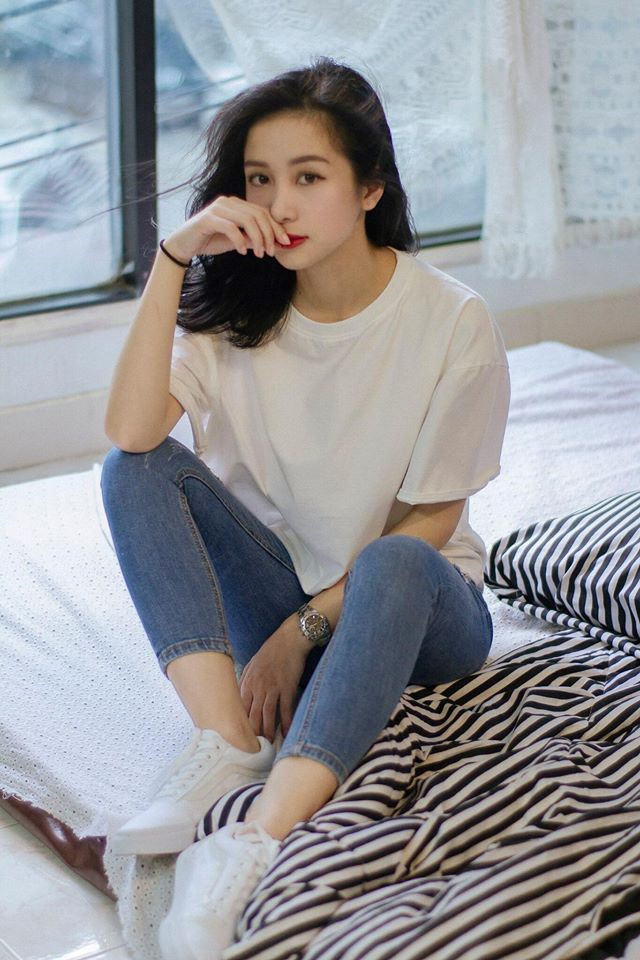
#> input picture demo1.jpg, 640 x 960 px
$ python binarize.py
#> lines starting #> are read from the running program, lines starting #| are printed output that depends on the picture; after the words box and inside, x2 and y2 are one past the last pixel; in counts of white or black regions, pixels touching at a corner belong together
import cv2
import numpy as np
import matplotlib.pyplot as plt

def show(img):
    plt.imshow(img, cmap="gray")
    plt.show()

# load the input image
img = cv2.imread('demo1.jpg',0);
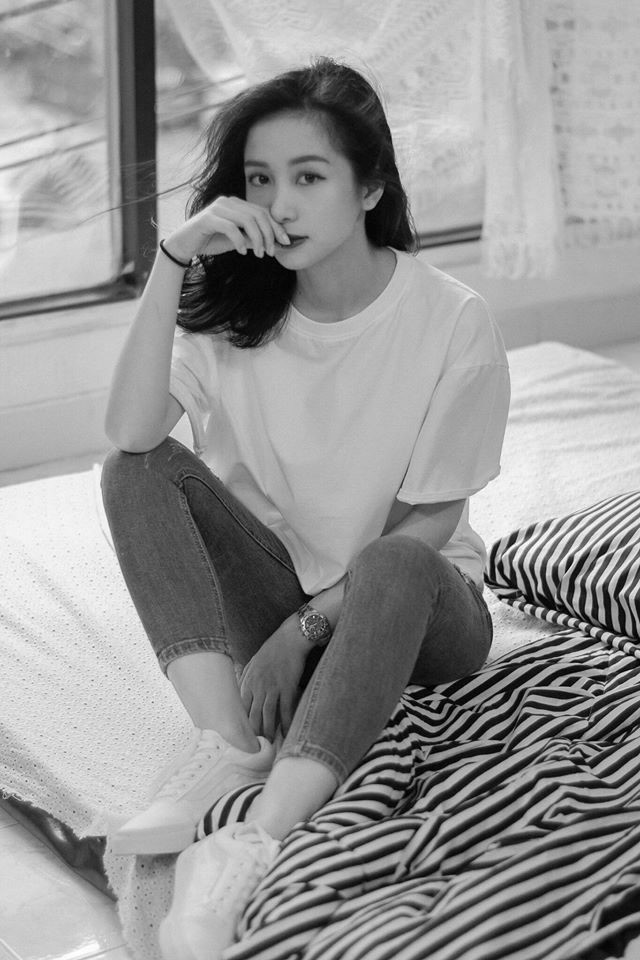
#> img: shape (960, 640); min 0, max 255, mean 149.2
show(img)

ret, mask = cv2.threshold(img, 60, 120, cv2.THRESH_BINARY)  # turn 60, 120 for the best OCR results
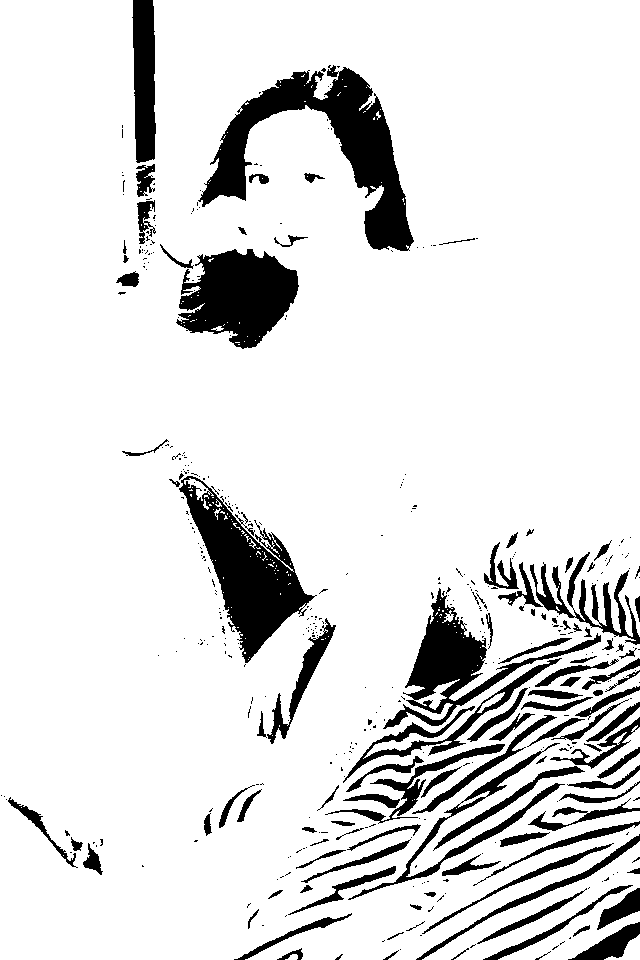
#> mask: shape (960, 640); values 0 (black) and 120 (white), 87.6% white; 452 black regions (342 under 20 px), largest, box (x1, y1, x2, y2) and area: (198, 65, 414, 251) 12528, (179, 476, 317, 663) 9327, (176, 249, 299, 349) 7992
kernel = np.ones((5,3),np.uint8)
mask = cv2.erode(mask,kernel,iterations = 1)
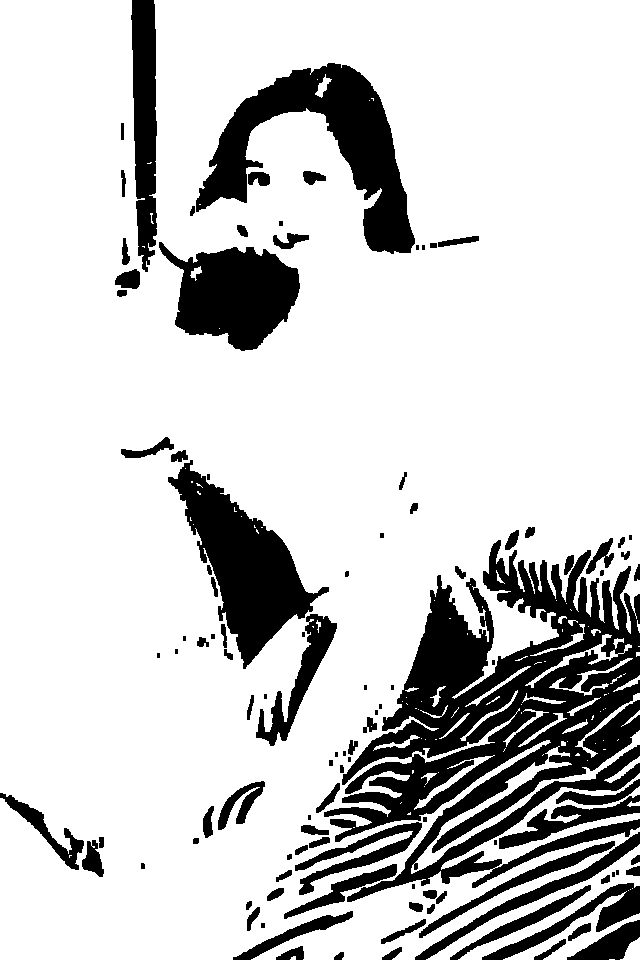
#> mask: shape (960, 640); values 0 (black) and 120 (white), 80.3% white; 108 black regions (22 under 20 px), largest, box (x1, y1, x2, y2) and area: (324, 540, 640, 902) 48698, (196, 63, 415, 254) 14976, (168, 460, 329, 669) 12257
show(mask)

# I used a version of OpenCV with Tesseract, you may use your pytesseract and set the modes as:
#   OCR Enginer Mode (OEM) = 3 (defualt = 3)
#   Page Segmentation mode (PSmode) = 11 (defualt = 3)
tesser = cv2.text.OCRTesseract_create('test/','eng','0123456789',11,3)
retval = tesser.run(mask, 0) # return string type
#> retval = ''

print ('OCR:' + retval)
#| OCR:
